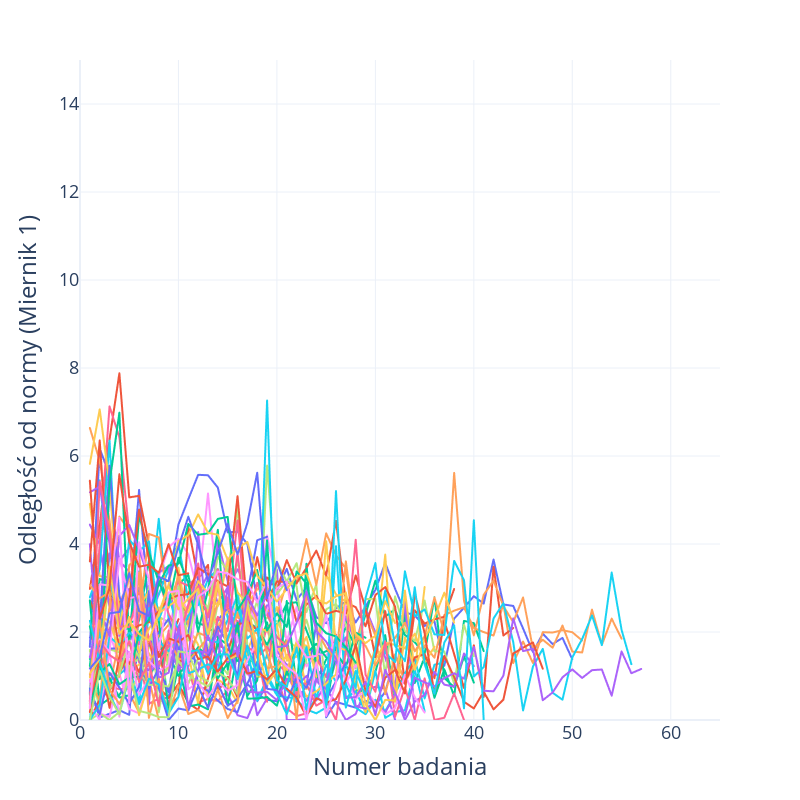
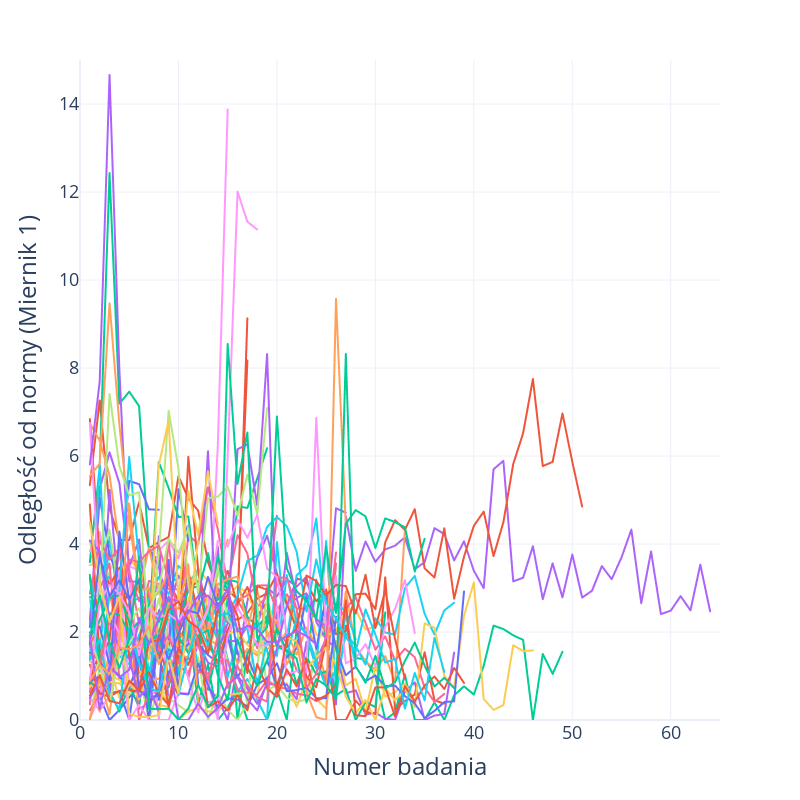

Source (notebook cell) for these figures, in order:
### Code cell
# Podziel dane na dwie ramki danych
df_zgon_0 = df_dist[df_dist['ZGON'] == 0]
df_zgon_1 = df_dist[df_dist['ZGON'] == 1]

y='euclidean_all'

# fig0 = make_subplots(rows=1, cols=2, subplot_titles=['Zgon: nie', 'Zgon: tak'])
# Wykres dla ZGON=0
fig1 = px.line(df_zgon_0, x='BADANIE_NR', y=y, color='PACJENT_NR', 
              labels={'BADANIE_NR': 'BADANIE_NR', y: y, 'PACJENT_NR': 'Pacjent'}, width=800, height=800)
fig1.update_xaxes(title_text='Numer badania')
fig1.update_yaxes(title_text='Odległość od normy (Miernik 1)')
fig1.update_layout(showlegend=False)

# Wykres dla ZGON=1
fig2 = px.line(df_zgon_1, x='BADANIE_NR', y=y, color='PACJENT_NR', 
               labels={'BADANIE_NR': 'BADANIE_NR', y: y, 'PACJENT_NR': 'Pacjent'}, width=800, height=800)
fig2.update_xaxes(title_text='Numer badania')
fig2.update_yaxes(title_text='Odległość od normy (Miernik 1)')
fig2.update_layout(showlegend=False)

fig1.update_yaxes(range=[0, 15])
fig2.update_yaxes(range=[0, 15])


fig1.update_xaxes(range=[0, 65])
fig2.update_xaxes(range=[0, 65])

fig1.update_layout(
    xaxis=dict(
        tickfont=dict(size=18),
        title_font=dict(size=24),
    ),
    yaxis=dict(
        tickfont=dict(size=18),
        title_font=dict(size=24)
    )
)
fig2.update_layout(
    xaxis=dict(
        tickfont=dict(size=18),
        title_font=dict(size=24),
    ),
    yaxis=dict(
        tickfont=dict(size=18),
        title_font=dict(size=24)
    )
)
fig1.update_layout(template="plotly_white")
fig2.update_layout(template="plotly_white")

fig1.write_image("images4/"+"miernik1_pacjenci_wyleczeni"+ ".png", width=1000, height=800, scale=4, format="png")
fig2.write_image("images4/"+"miernik1_pacjenci_zmarli"+ ".png", width=1000, height=800, scale=4, format="png")
fig1.write_html("images4/miernik1_pacjenci_wyleczeni.html")
fig2.write_html("images4/miernik1_pacjenci_zmarli.html")

# Wyświetl oba wykresy
fig1.show()
fig2.show()
